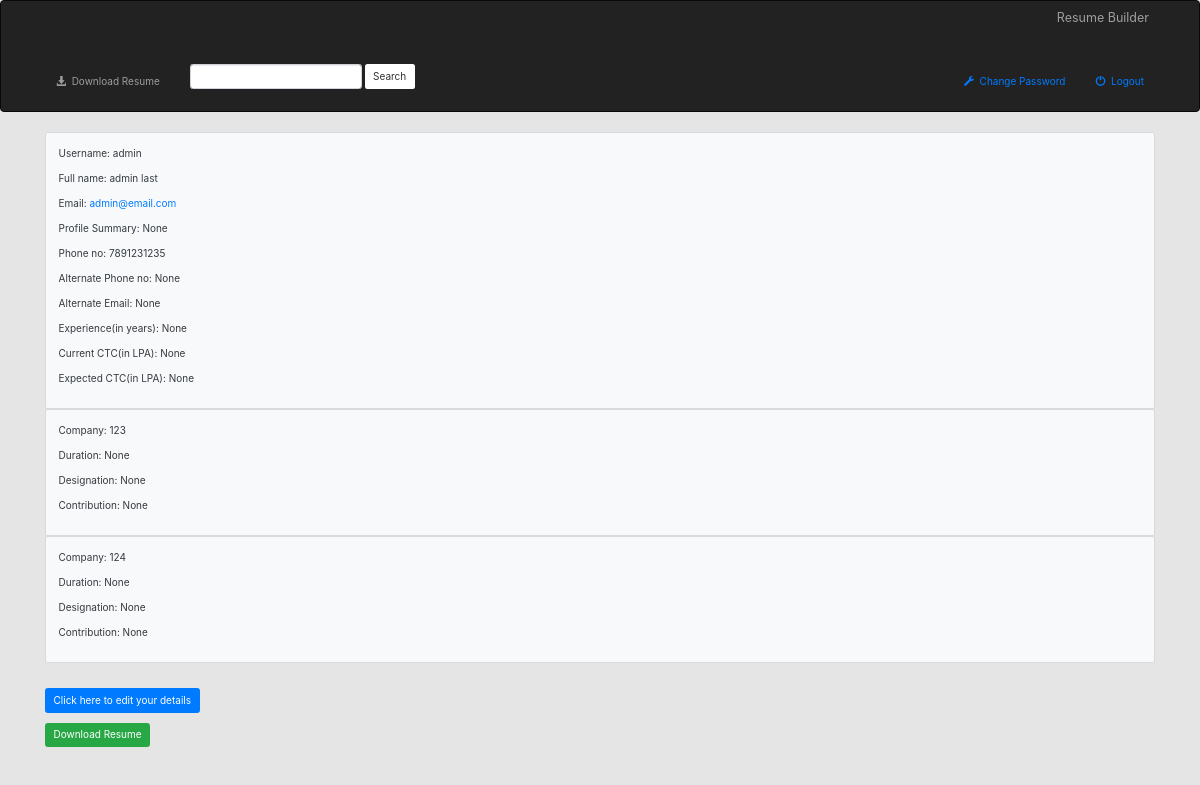
Page /resume/profile/ (signed in) on the earlier database version.
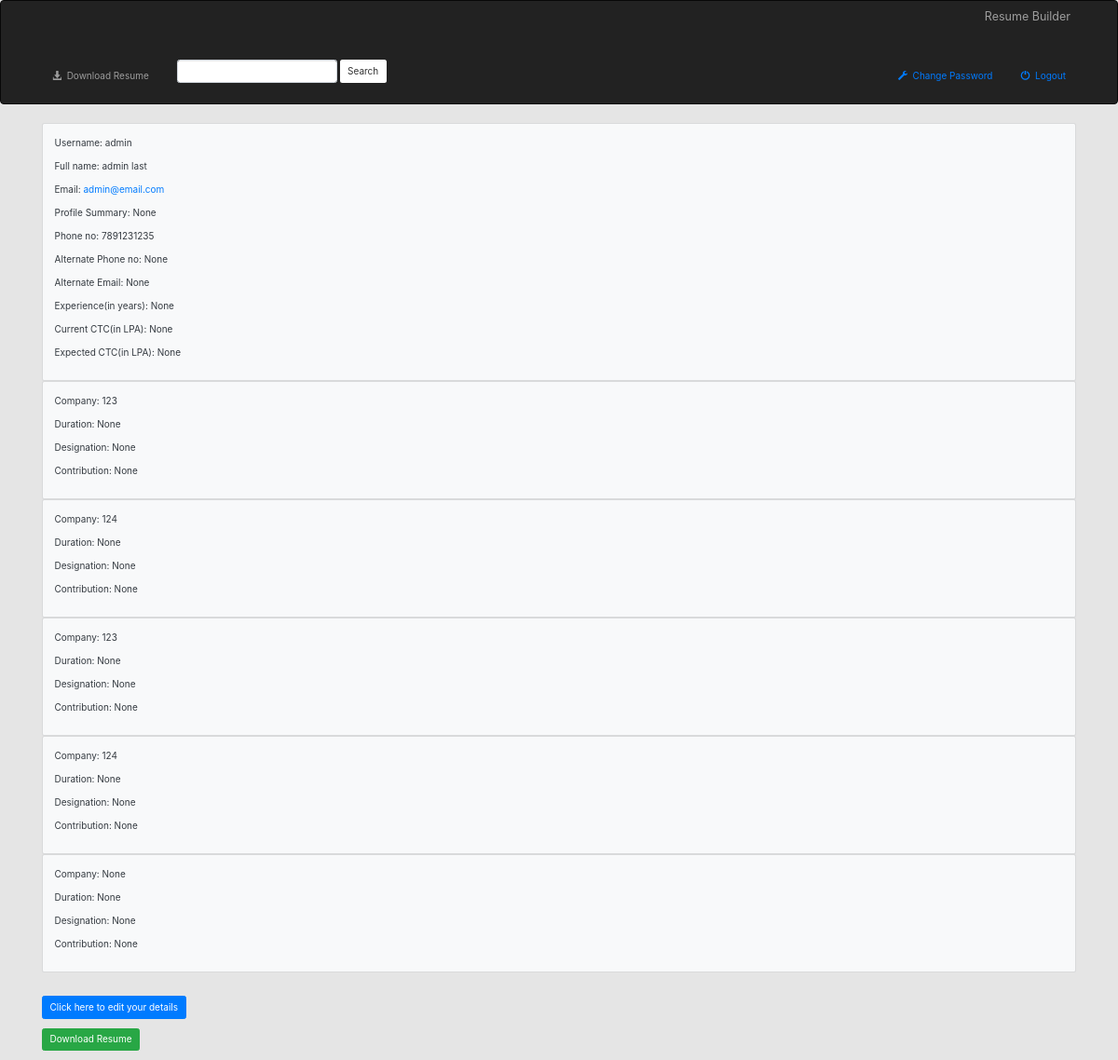
Same page on the later database version.
### resume/models.py (models this page shows, shortened)
class UserProfile(models.Model):
    user = models.OneToOneField(User, on_delete=models.CASCADE)
    phone = models.CharField(max_length=256, blank=True, null=True)
    alt_phone = models.CharField(max_length=15, blank=True, null=True)
    alt_email = models.CharField(max_length=255, blank=True, null=True)
    summary = models.CharField(max_length=1000, blank=True, null=True)
    experience = models.FloatField(null=True, blank=True)
    current_ctc = models.FloatField(null=True, blank=True)
    expected_ctc = models.FloatField(null=True, blank=True)

class UserJobExperience(models.Model):
    user = models.ForeignKey(User, on_delete=models.CASCADE)
    company_name = models.CharField(max_length=255, blank=True, null=True)
    duration = models.FloatField(blank=True, null=True)
    designation = models.CharField(max_length=255, blank=True, null=True)
    contribution = models.CharField(max_length=1000, blank=True, null=True)

### resume/views.py (the view)
def profile(request):
    if request.method == 'POST':
        form = UserProfileForm(request.POST)
        if form.is_valid():
            form.save()
            return render(request, 'resume/profile.html')
    else:
        all_profiles = UserProfile.objects.all().filter(user=request.user)
        all_exp = UserJobExperience.objects.all().filter(user=request.user)
        context = {'all_profiles': all_profiles, 'all_exp': all_exp}
        return render(request, 'resume/profile.html', context=context)
    return render(request, 'resume/profile.html')

### resume/templates/resume/profile.html
{% extends 'resume/base.html' %}
{% block body %}
{% if user.is_authenticated %}
<div class="container">
    <div class="card bg-light text-dark"><div class="card-body">
    <p>Username: {{ user.username }}</p>
    <p>Full name: {{ user.first_name }} {{ user.last_name }}</p>
    <p>Email: <a href="mailto:{{ user.email }}">{{ user.email }}</a></p>
    {% for profile in all_profiles %}
    <p>Profile Summary: {{ profile.summary }}</p>
    <p>Phone no: {{ profile.phone }}</p>
    <p>Alternate Phone no: {{ profile.alt_phone }}</p>
    <p>Alternate Email: {{ profile.alt_email }}</p>
    <p>Experience(in years): {{ profile.experience }}</p>
    <p>Current CTC(in LPA): {{ profile.current_ctc }}</p>
    <p>Expected CTC(in LPA): {{ profile.expected_ctc }}</p>
    {% endfor %}
    </div></div>
    {% for exp in all_exp %}
    <div class="card bg-light text-dark"><div class="card-body">
        <p>Company: {{ exp.company_name }}</p>
        <p>Duration: {{ exp.duration }}</p>
        <p>Designation: {{ exp.designation }}</p>
        <p>Contribution: {{ exp.contribution }}</p>
    </div></div>
    {% endfor %}
    <p>&nbsp;<br/></p>
    <p><a class="btn btn-primary" href="{% url 'resume:edit_profile' %}">Click here to edit your details</a></p>
    <p><a class="btn btn-success" href="{% url 'resume:create_resume' %}">Download Resume</a></p>
</div>
{% else %}
    <h1>You are not Logged in to view this Page. Please login or Register</h1>
    <p><a href="{% url 'resume:register' %}">Register</a>
    <p><a href="{% url 'resume:login_user' %}">Login</a></p>
{% endif %}
{% endblock %}

### resume/templates/resume/base.html (shortened to what this page needs)
<!DOCTYPE html>
<html lang="en">
<head>
    {% load staticfiles %}
    <link rel="stylesheet" href="https://maxcdn.bootstrapcdn.com/bootstrap/3.3.6/css/bootstrap.min.css">
    <link href="https://stackpath.bootstrapcdn.com/bootstrap/4.1.3/css/bootstrap.min.css" rel="stylesheet">
    <link rel="stylesheet" type="text/css" href="{% static 'resume/style.css' %}"/>
</head>
<body>
<nav class="navbar navbar-inverse">
    <div class="container-fluid">
        <div class="navbar-header">
            <a class="navbar-brand" href="{% url 'resume:index' %}">Resume Builder</a>
        </div>
        <div class="collapse navbar-collapse" id="topNavBar">
            <ul class="nav navbar-nav">
                <li class=""><a href="{% url 'resume:index' %}"><span class="glyphicon glyphicon-download-alt" aria-hidden="true"></span>&nbsp; Download Resume</a></li>
            </ul>
            <form class="navbar-form navbar-left" role="search" method="get" action="{% url 'resume:index' %}">
                <div class="form-group">
                    <input type="text" class="form-control" name="q" value="{{ request.GET.q }}">
                </div>
                <button type="submit" class="btn btn-default">Search</button>
            </form>
            <ul class="nav navbar-form navbar-right">
                {% if user.is_authenticated %}
                <li>
                    <a href="{% url 'resume:change_password' %}">
                        <span class="glyphicon glyphicon-wrench" aria-hidden="true"></span>&nbsp; Change Password
                    </a>
                </li><li>
                    <a href="{% url 'resume:logout_user' %}">
                        <span class="glyphicon glyphicon-off" aria-hidden="true"></span>&nbsp; Logout
                    </a>
                </li>
                {% else %}
                <li></li>
                {% endif %}
            </ul>
        </div>
    </div>
</nav>
{% block body %}
{% endblock %}
</body>
</html>

### resume/static/resume/style.css (style rules this page uses)
body { background-color: #e5e5e5; }

Differences in the rows shown:
added UserJobExperience: company_name "123", duration "None", designation "None", contribution "None"
added UserJobExperience: company_name "124", duration "None", designation "None", contribution "None"
added UserJobExperience: company_name "None", duration "None", designation "None", contribution "None"
